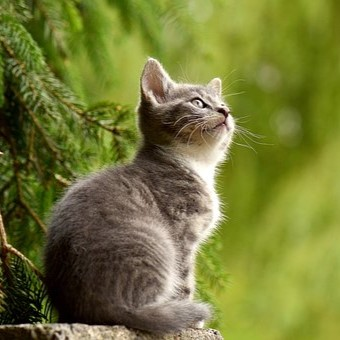
#> input picture data/cat.jpg, 340 x 340 px
$ jupyter execute --allow-errors PillowTutorial.ipynb
#> lines starting #> are read from the running program, lines starting #| are printed output that depends on the picture; after the words box and inside, x2 and y2 are one past the last pixel; in counts of white or black regions, pixels touching at a corner belong together
This document is created to remember and have some stuff about Pillow Library to copy paste in the future

[cell 1]
# General variables
DATA_PATH = './../../../data/pillow_data/'
IMG_PATH = './../../../data/cat.jpg'

THUMBNAIL_SIZE = (64, 64)

[cell 2]
from PIL import Image

# Load an Image from scraptch and obtain its full info
img = Image.open(IMG_PATH)      # Image reading from the disk
#> img is the input picture: PIL image 340x340 RGB; mean R, G, B 115.8, 120.5, 55.1

print(
    img.format,                 # Image format (JPG, PNG, PPT...)
    img.size,                   # Image Size XY
    img.mode                    # Image mode, RGB or black & whites
)
#| JPEG (340, 340) RGB

img.show()

[1] Creating a PNG thumbnails

[cell 3]
img = Image.open(IMG_PATH)

# Trying to convert the image
img.thumbnail(THUMBNAIL_SIZE)
#> img: PIL image 64x64 RGB
img.save(DATA_PATH+'new_thumbnail.png', 'PNG')

[2] Cropping the image region and doing some stuff<br>
(a,b,c,d) -> space from (left, top, right, bottom)

[cell 4]
img = Image.open(IMG_PATH)
print(img.size)
#| (340, 340)
crop_box = (20,20,320,320)

region = img.crop(crop_box)
region = region.transpose(Image.Transpose.ROTATE_90)       # Rotating rhe image 90deg
img.paste(region,crop_box)                                  # Pasting the aimage again in its old position but changed
#> img: PIL image 340x340 RGB
# img.show()
img.save(DATA_PATH+'transposed_cat.png', 'PNG')

[3] Rolling the image

[cell 5]
def roll(im, delta):
    """Roll an image sideways."""
#> called with delta = 170
    xsize, ysize = im.size
#> xsize = 340; ysize = 340

    delta = delta % xsize
#> delta = 170
    if delta == 0:
        return im

    part1 = im.crop((0, 0, delta, ysize))
    part2 = im.crop((delta, 0, xsize, ysize))
    im.paste(part1, (xsize - delta, 0, xsize, ysize))
    im.paste(part2, (0, 0, xsize - delta, ysize))

    return im

img = Image.open(IMG_PATH)
new_img = roll(img, img.size[0]//2)                     # Rolling the immage the half x dim, just in middle
new_img.show()

[4] Creating two images and merging them

[cell 6]
crop_box = (40,40,300,300)
img = Image.open(IMG_PATH)
img2 = img.copy()

region = img.crop(crop_box)
#> region: PIL image 260x260 RGB
region = region.transpose(Image.Transpose.ROTATE_90)
img.paste(region, crop_box)

new_width = img.size[0] + img2.size[0]                  # Obtaining the end x value
#> new_width = 680
new_height = max(img.size[1], img2.size[1])             # Y value
#> new_height = 340

new_img = Image.new('RGB', (new_width, new_height))    # Creating totally new img
#> new_img: PIL image 680x340 RGB; every value is 0
new_img.paste(img)                                      # Pasting the image in 0x,y0
new_img.paste(img2, (img.size[0],0))                    # Pasting the img 2 at the end of the img and on top of the new Image

new_img.save(DATA_PATH+'two_images.jpeg', 'JPEG')
# new_img.show()

[5] You can split the image bands if you need to work with them

[cell 7]
img = Image.open(IMG_PATH)
r, g, b = img.split()                                    # Obtaining the image splitted in their bands
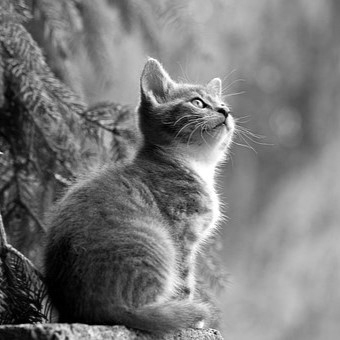
#> g: PIL image 340x340 L; min 0, max 255, mean 120.5
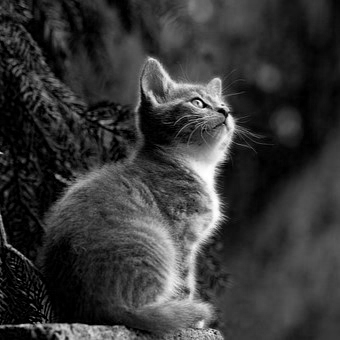
#> b: PIL image 340x340 L; min 0, max 255, mean 55.1

b.save(DATA_PATH+'black_white.png', 'PNG')               # So, we obtain the black band

merged = Image.merge('RGB', (g,b,r))                     # Merging the image bands again but in different order
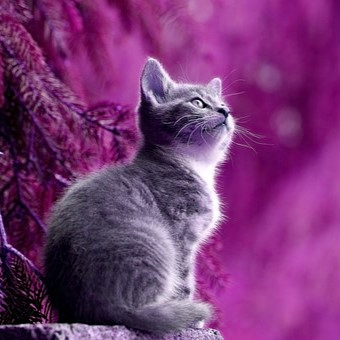
#> merged: PIL image 340x340 RGB; mean R, G, B 120.5, 55.1, 115.8

merged.save(DATA_PATH+'split_5.jpeg', 'JPEG')
merged.show()

[6] Geometry transforms and resizing

[cell 8]
img = Image.open(IMG_PATH)

resized_img = img.resize((64, 64))                              # Resizing the image into a new value
print(f'Ond size: {img.size}, New size: {resized_img.size}')
#| Ond size: (340, 340), New size: (64, 64)
resized_img.save(DATA_PATH+'resized_6.jpeg', 'jpeg')

rotated_img = img.rotate(60)                                    # Rotating the image 60deg in counter clockwise (with the base img as overflit:hidden)
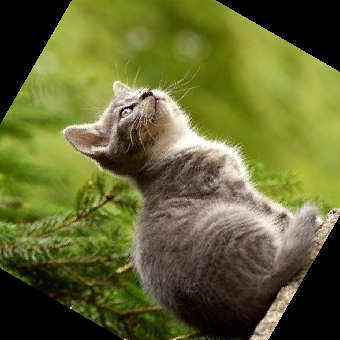
#> rotated_img: PIL image 340x340 RGB; mean R, G, B 99.7, 102.8, 49.6
# rotated_img.show()

[7] CSS into Python with Pillow, oh Damn!

[cell 9]
from PIL import Image, ImageOps

img = Image.open(IMG_PATH)

size = (150, 300)

ImageOps.contain(img, size).save(DATA_PATH+'/like_css/contain.jpeg')                # Lke in CSS object-fit:contain
ImageOps.cover(img, size).save(DATA_PATH+'/like_css/cover.jpeg')                    # By max value, so occupy all the space
ImageOps.fit(img, size).save(DATA_PATH+'/like_css/fit.jpeg')                        # Lke in CSS object-fit:cover
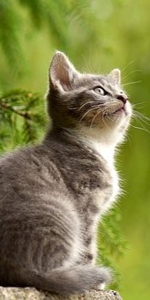
#> saved as fit.jpeg: PIL image 150x300 RGB; mean R, G, B 130.6, 130.7, 74.5
ImageOps.pad(img, size, color="#f2f2f2").save(DATA_PATH+'/like_css/pad.jpeg')       # CSS object-fit:contain but adds colored padding for white spaces
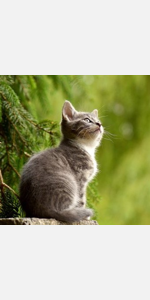
#> saved as pad.jpeg: PIL image 150x300 RGB; mean R, G, B 178.9, 181.3, 148.5

[8] Color transformations <br>

[cell 10]
from PIL import Image

"""
The library supports transformations between each supported mode and the “L” and “RGB” modes.
To convert between other modes, you may have to use an intermediate image (typically an “RGB” image).

    1 (1-bit pixels, black and white, stored with one pixel per byte)

    L (8-bit pixels, grayscale)

    P (8-bit pixels, mapped to any other mode using a color palette)

    RGB (3x8-bit pixels, true color)

    RGBA (4x8-bit pixels, true color with transparency mask)

    CMYK (4x8-bit pixels, color separation)

    YCbCr (3x8-bit pixels, color video format) Note that this refers to the JPEG, and not the ITU-R BT.2020, standard

    LAB (3x8-bit pixels, the L*a*b color space)

    HSV (3x8-bit pixels, Hue, Saturation, Value color space) Hue’s range of 0-255 is a scaled version of 0 degrees <= Hue < 360 degrees

    I (32-bit signed integer pixels)

    F (32-bit floating point pixels)
"""
with Image.open(IMG_PATH) as img:
    new_img = img.convert("L")          # Gray Scale (L = R * 299/1000 + G * 587/1000 + B * 114/1000)
#> new_img: PIL image 340x340 L
    new_img = img.convert("1")
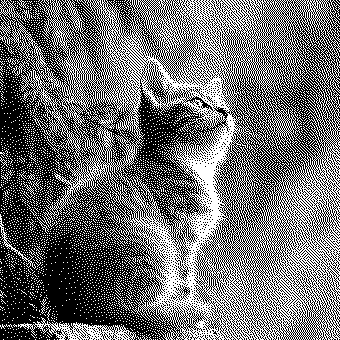
#> new_img: PIL image 340x340 1; 43.6% white in thin lines or dots

    # The following example converts an RGB image (linearly calibrated according to ITU-R 709, using the D65 luminant) to the CIE XYZ color space:
    rgb2xyz = (
        0.412453, 0.357580, 0.180423, 0,
        0.212671, 0.715160, 0.072169, 0,
        0.019334, 0.119193, 0.950227, 0
    )
    new_img = img.convert("RGB", rgb2xyz)
#> new_img: PIL image 340x340 RGB
    new_img.show()

[7] Image Filters

[cell 11]
from PIL import Image, ImageFilter

"""
    Pillow provides some predefined filters:
    BLUR
    CONTOUR
    DETAIL
    EDGE_ENHANCE
    EDGE_ENHANCE_MORE
    EMBOSS
    FIND_EDGES
    SHARPEN
    SMOOTH
    SMOOTH_MORE
"""

img = Image.open(IMG_PATH)

"""
The EMBOSS filter is used to create a three-dimensional effect in an image by highlighting edges and structures.
It works by calculating differences between adjacent pixels in the image and adjusting pixel values based on these calculations.
"""
new_img = img.filter(ImageFilter.EMBOSS)
new_img.show()
new_img.save(DATA_PATH+'EMBOSS_7.png')

[8] Points operations

[cell 12]
"""
The point() method can be used to translate the pixel values of an image (e.g. image contrast manipulation).
In most cases, a function object expecting one argument can be passed to this method. Each pixel is processed according to that function:
"""
from PIL import Image

img = Image.open(IMG_PATH)

# Applynf point transforms
new_img = img.point(lambda i: i*0.3) # Changing the image contrast
# new_img.show()


# Playing with the individual bandas of the image
# Obtaining the image bands
i_bands = img.split()

R,G,B = 0, 1, 2

# Selecting the regions with the RED Band color intensity is less than 100, in the pic is the white area
mask = i_bands[R].point(lambda i: i < 100 and 255)                      # The and 255 in binary is 11111111, so we limit the range between 0 and 255 deleting possible errors
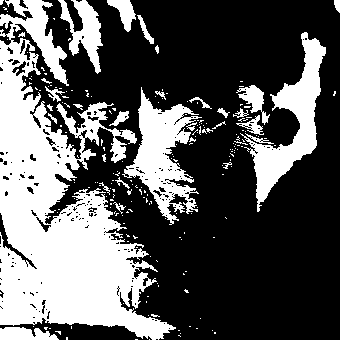
#> mask: PIL image 340x340 L; 35.3% white; 215 white regions (185 under 20 px), largest, box (x1, y1, x2, y2) and area: (0, 0, 176, 340) 27149, (240, 32, 326, 212) 4449, (122, 87, 202, 225) 4373

out = i_bands[G].point(lambda i: i*0.5)                                 # Procdessing th egreen band
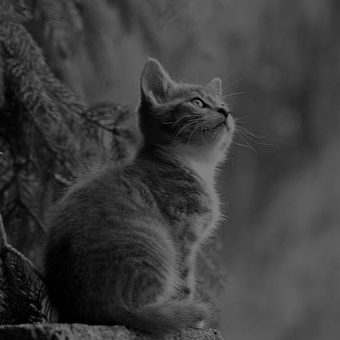
#> out: PIL image 340x340 L; min 0, max 128, mean 60.3

# Paste the processed band back, but only where red was < 100
i_bands[G].paste(out, None, mask)                                       # Image.paste(im, box=None, mask=None)

new_img = Image.merge(img.mode, i_bands)
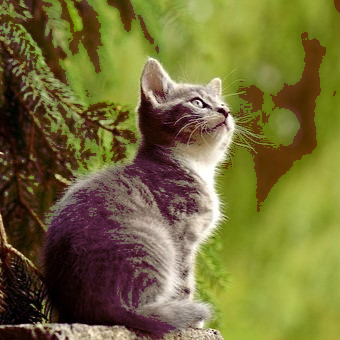
#> new_img: PIL image 340x340 RGB; mean R, G, B 115.8, 109.2, 55.1
# i_bands[G].show()
# new_img.show()
new_img.save(DATA_PATH+'preprocessed_iomg_8.jpeg')


# Image Enhancement
from PIL import ImageEnhance

enh = ImageEnhance.Contrast(img)
enh.enhance(1.3).show("30% more contrast")
